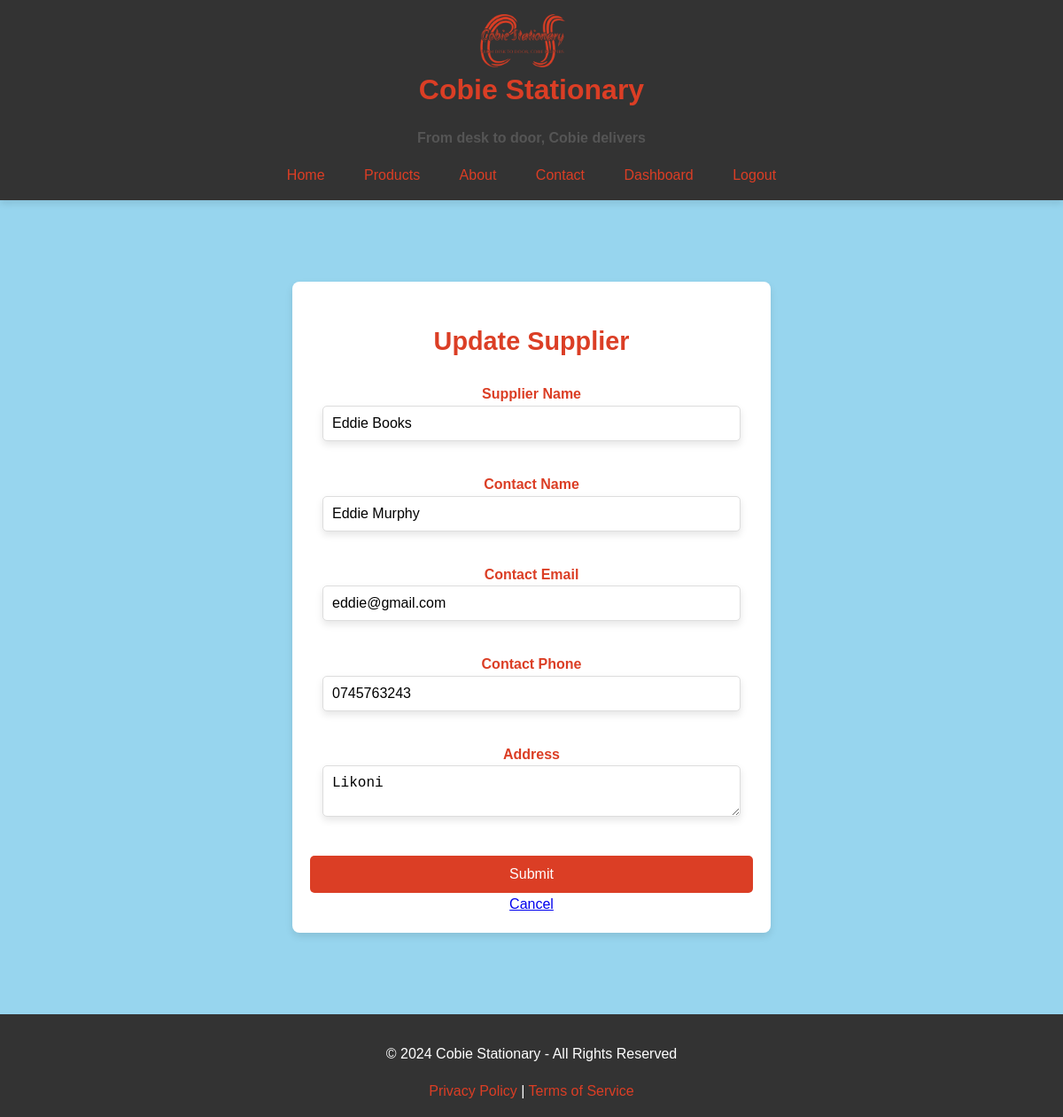
The page /reg/update/supplier/1 (signed in) on the database its author committed.
### app/models.py (models this page shows, shortened)
class Supplier(db.Model):
    __tablename__ = 'suppliers'
    supplier_id = db.Column(db.Integer, primary_key=True, autoincrement=True)
    supplier_name = db.Column(db.String(255), nullable=False)
    contact_name = db.Column(db.String(255), nullable=True)
    contact_email = db.Column(db.String(255), nullable=True)
    contact_phone = db.Column(db.String(20), nullable=True)
    address = db.Column(db.Text, nullable=True)
    products = db.relationship('Product', backref='supplier', lazy=True)

### app/reg/routes.py (the view, shortened to what this page needs)
@reg_bp.route('/update/supplier/<int:supplier_id>', methods=['GET', 'POST'])
@login_required
@admin_required
def update_supplier(supplier_id):
    supplier = Supplier.query.get_or_404(supplier_id)
    form = SupplierForm(obj=supplier)
    return render_template('update_supplier.html', form=form, supplier=supplier,
        current_user=current_user)

### app/reg/forms.py
class SupplierForm(FlaskForm):
    supplier_name = StringField('Supplier Name', validators=[DataRequired(), Length(max=255)])
    contact_name = StringField('Contact Name', validators=[Optional(), Length(max=255)])
    contact_email = StringField('Contact Email', validators=[Optional(), Email(), Length(max=255)])
    contact_phone = StringField('Contact Phone', validators=[Optional(), Length(max=20)])
    address = TextAreaField('Address', validators=[Optional()])
    submit = SubmitField('Submit')

### app/extensions.py (called while the page is built)
def admin_required(f):
    @wraps(f)
    def decorated_function(*args, **kwargs):
        if not current_user.is_authenticated:
            flash('You need to be logged in to access this page.', 'danger')
            return redirect(url_for('auth.login'))  # Adjust to your login route
        if current_user.role != 'Admin':
            flash('You do not have the required permissions.', 'danger')
            return redirect(url_for('main.index'))  # Adjust to your desired redirect route
        return f(*args, **kwargs)
    return decorated_function

### app/reg/templates/update_supplier.html (shortened to what this page needs)
{% extends 'base.html' %}
{% block head %}
<link rel="stylesheet" href="{{ url_for('static', filename='css/forms.css') }}">
{% endblock %}
{% block content %}
<div class="form-container">
    <h2>Update Supplier</h2>
    <form method="POST" action="{{ url_for('reg.update_supplier',supplier_id=supplier.supplier_id) }}">
        <div class="form-group">
            {{ form.supplier_name.label }}
            {{ form.supplier_name(class="form-control", placeholder="Enter supplier name") }}
        </div>
        <div class="form-group">
            {{ form.contact_name.label }}
            {{ form.contact_name(class="form-control", placeholder="Enter contact name") }}
        </div>
        <div class="form-group">
            {{ form.contact_email.label }}
            {{ form.contact_email(class="form-control", placeholder="Enter contact email") }}
        </div>
        <div class="form-group">
            {{ form.contact_phone.label }}
            {{ form.contact_phone(class="form-control", placeholder="Enter contact phone") }}
        </div>
        <div class="form-group">
            {{ form.address.label }}
            {{ form.address(class="form-control", placeholder="Enter address") }}
        </div>
        <button type="submit" class="btn btn-primary">{{ form.submit.label }}</button>
        <a href="{{ url_for('reg.view_supplier') }}" class="btn btn-secondary">Cancel</a>
    </form>
</div>
{% endblock %}

### app/static/css/styles.css (style rules this page uses)
body { background-color: #97D5EE; color: #DB3E25; font-family: 'Arial', sans-serif; margin: 0; padding: 0; line-height: 1.6; text-align: center; }

### app/static/css/forms.css (style rules this page uses)
.form-container { max-width: 500px; margin: 40px auto; padding: 20px; background-color: #ffffff; border-radius: 8px; box-shadow: 0px 4px 8px rgba(0, 0, 0, 0.1); font-size: 1rem; }
.form-container h2 { color: #DB3E25; margin-bottom: 1.5rem; font-size: 1.8rem; text-align: center; font-weight: normal bold; }
.form-container form { display: flexbox; flex-direction: column; }
.form-group { margin-bottom: 1.5rem; }
.form-group label { color: #DB3E25; font-size: 1rem; margin-bottom: 0.5rem; font-weight: bold; }
input, select, .form-control { width: 90%; padding: 0.625rem; margin-bottom: 0.75rem; border: 1px solid #ddd; border-radius: 5px; font-size: 1rem; box-shadow: 0px 4px 8px rgba(0, 0, 0, 0.1); font-weight: normal bold; }
button { background-color: #DB3E25; color: #ffffff; padding: 0.75rem 1.5rem; border: none; border-radius: 5px; cursor: pointer; font-size: 1rem; width: 100%; text-align: center; transition: background-color 0.3s ease; }

### rows shown on the page
Supplier: supplier_name "Eddie Books", contact_name "Eddie Murphy", contact_email "eddie@gmail.com", contact_phone "0745763243", address "Likoni"
